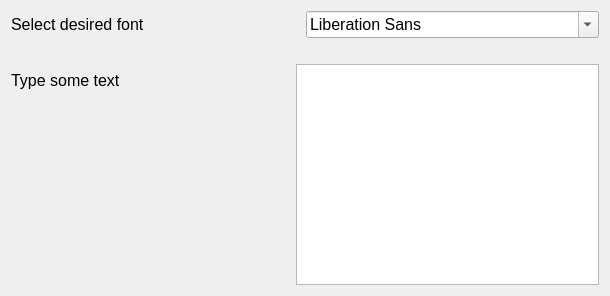
<?xml version="1.0" encoding="UTF-8"?>
<ui version="4.0">
 <class>Dialog</class>
 <widget class="QDialog" name="Dialog">
  <property name="geometry">
   <rect>
    <x>0</x>
    <y>0</y>
    <width>610</width>
    <height>296</height>
   </rect>
  </property>
  <property name="font">
   <font>
    <pointsize>15</pointsize>
   </font>
  </property>
  <property name="windowTitle">
   <string>Font Combo Box</string>
  </property>
  <layout class="QGridLayout" name="gridLayout">
   <item row="0" column="0">
    <layout class="QHBoxLayout" name="horizontalLayout">
     <item>
      <widget class="QLabel" name="label">
       <property name="font">
        <font>
         <pointsize>12</pointsize>
        </font>
       </property>
       <property name="text">
        <string>Select desired font</string>
       </property>
      </widget>
     </item>
     <item>
      <widget class="QFontComboBox" name="fontComboBox">
       <property name="font">
        <font>
         <pointsize>12</pointsize>
        </font>
       </property>
      </widget>
     </item>
    </layout>
   </item>
   <item row="1" column="0">
    <layout class="QFormLayout" name="formLayout">
     <property name="horizontalSpacing">
      <number>175</number>
     </property>
     <property name="verticalSpacing">
      <number>0</number>
     </property>
     <property name="topMargin">
      <number>20</number>
     </property>
     <property name="bottomMargin">
      <number>0</number>
     </property>
     <item row="0" column="0">
      <widget class="QLabel" name="label_2">
       <property name="font">
        <font>
         <pointsize>12</pointsize>
        </font>
       </property>
       <property name="text">
        <string>Type some text</string>
       </property>
      </widget>
     </item>
     <item row="0" column="1">
      <widget class="QTextEdit" name="textEdit"/>
     </item>
    </layout>
   </item>
  </layout>
 </widget>
 <resources/>
 <connections/>
</ui>
